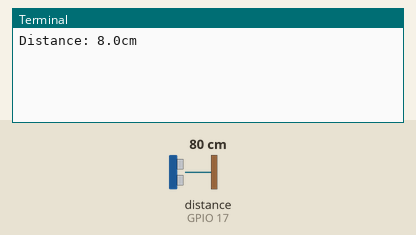
The program below on a simulated Raspberry Pi (BCM pin numbers). On the bench: the last lines printed to the terminal. Inputs (shaded band) come from the test bench; at power-on: distance to the obstacle (sensor on GPIO 17) 80 cm. The echo pulse lasts 58.3 µs per cm.

Above: at 1.2 s.
1.3 s: distance to the obstacle (sensor on GPIO 17) set to 2 cm
At 2.3 s:
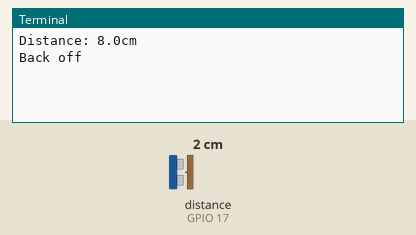
3.0 s: distance to the obstacle (sensor on GPIO 17) set to 35 cm
At 4.1 s:
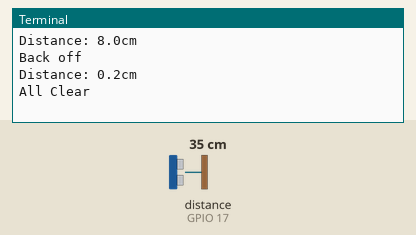
Timing chart, 0 to 6.0 s (numbered marks = the images above; inputs shaded):
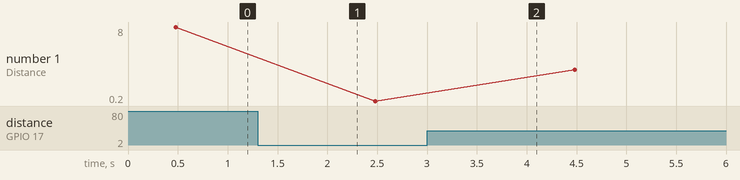

The program:

sonic.py
```python
#!/usr/bin/python3
''' sonic.py '''
import time
from gpiozero import DistanceSensor

TRIGGER = "BOARD13"
ECHO = "BOARD11"

def report_too_close():
    ''' Triggered when too close '''
    print("Back off")

def report_ok():
    ''' Triggered when out of range '''
    print("All Clear")

def main():
    ''' Main function '''
    sensor = DistanceSensor(echo=ECHO, trigger=TRIGGER)
    sensor.when_in_range = report_too_close
    sensor.when_out_of_range = report_ok
    while True:
        print(f"Distance: {sensor.distance*10}cm")
        time.sleep(2)

if __name__ == '__main__':
    try:
        main()
    except KeyboardInterrupt:
        print("Finish")
#End
```

Measured:
- after the input at 1.3 s, the terminal: prints a new line after 0.26 s (image 1)
- after the input at 3.0 s, the terminal: prints a new line after 0.24 s (image 2)
- plotted number 1: 8 → 0.2 after the input at 1.3 s, 0.2 → 3.5 after the input at 3.0 s
